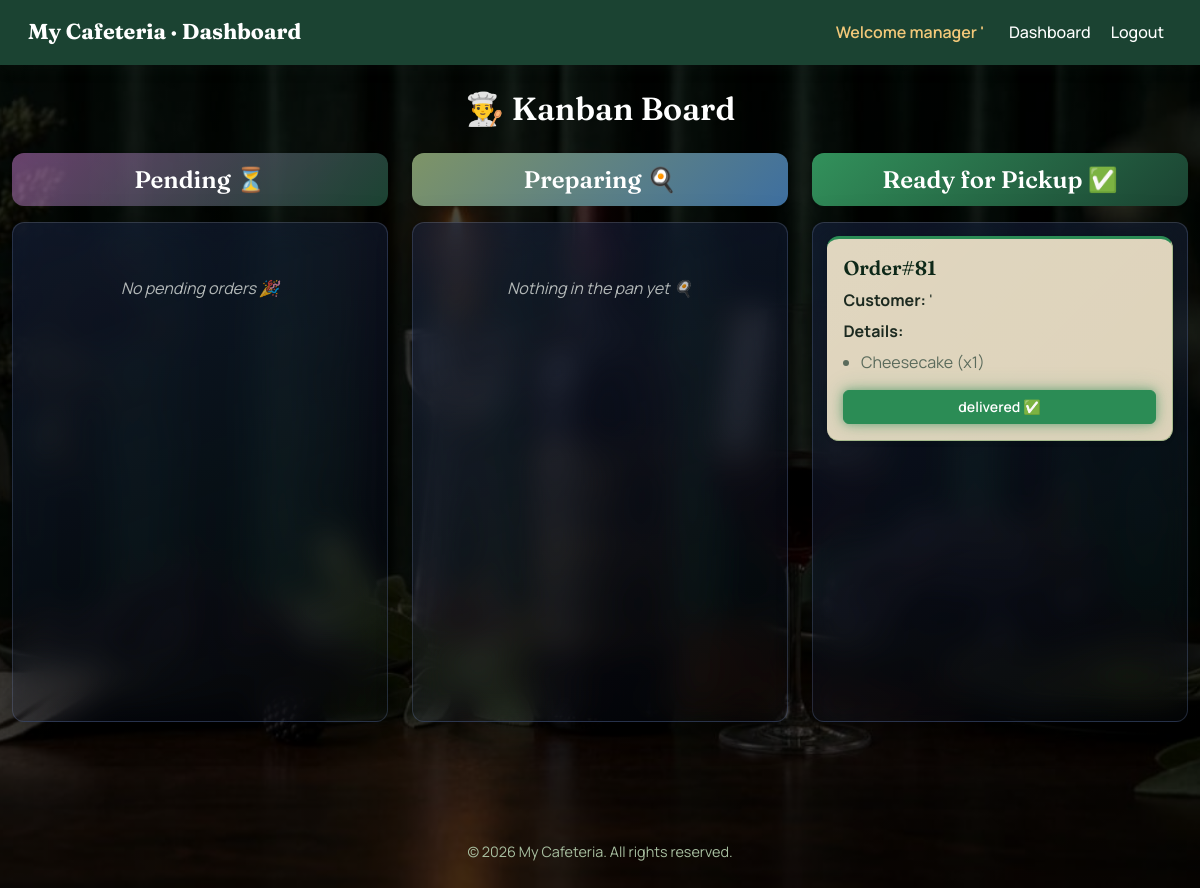
The page /kitchen (signed in) on the database its author committed.
### tables this page shows
CREATE TABLE orders (
    id INTEGER PRIMARY KEY AUTOINCREMENT,
    user_id INTEGER NOT NULL,
    total_price REAL NOT NULL CHECK(total_price >= 0),
    status TEXT NOT NULL CHECK(status IN ('pending', 'preparing', 'completed', 'delivered')),
    created_at DATETIME DEFAULT CURRENT_TIMESTAMP,
    reviewed BOOLEAN DEFAULT FALSE CHECK(reviewed IN (TRUE, FALSE)),
    FOREIGN KEY (user_id) REFERENCES users(id)
);

CREATE TABLE users (
    id INTEGER PRIMARY KEY AUTOINCREMENT,
    user_name TEXT NOT NULL UNIQUE,
    password_hash TEXT NOT NULL,
    role TEXT NOT NULL DEFAULT 'user' CHECK(role IN ('admin', 'user')),
    points INTEGER DEFAULT 0,
    created_at DATETIME DEFAULT CURRENT_TIMESTAMP
);

CREATE TABLE order_items (
    id INTEGER PRIMARY KEY AUTOINCREMENT,
    order_id INTEGER NOT NULL,
    menu_item_id INTEGER NOT NULL,
    quantity INTEGER NOT NULL CHECK(quantity > 0),
    price REAL NOT NULL CHECK(price >= 0),
    created_at DATETIME DEFAULT CURRENT_TIMESTAMP,
    FOREIGN KEY (order_id) REFERENCES orders(id),
    FOREIGN KEY (menu_item_id) REFERENCES menu_items(id)
);

CREATE TABLE menu_items (
    id INTEGER PRIMARY KEY AUTOINCREMENT,
    name TEXT NOT NULL unique,
    description TEXT,
    price REAL NOT NULL CHECK(price >= 0),
    category TEXT NOT NULL CHECK(category IN ('main', 'drinks', 'dessert')),
    created_at DATETIME DEFAULT CURRENT_TIMESTAMP,
    is_available BOOLEAN DEFAULT TRUE CHECK(is_available IN (TRUE, FALSE))
);

### app.py (the view)
@app.route('/kitchen')
@login_required
@admin_required
def kitchen():
    pending_orders = db.execute("SELECT orders.id, orders.status, users.user_name FROM orders JOIN users ON orders.user_id = users.id WHERE orders.status = 'pending' ORDER BY orders.created_at DESC")
    for order in pending_orders:
        order_items = db.execute("SELECT menu_items.name, order_items.price, order_items.quantity FROM order_items JOIN menu_items ON order_items.menu_item_id = menu_items.id WHERE order_items.order_id = ?", order['id'])
        order['items'] = order_items
    preparing_orders = db.execute("SELECT orders.id, orders.status, users.user_name FROM orders JOIN users ON orders.user_id = users.id WHERE orders.status = 'preparing' ORDER BY orders.created_at DESC")
    for order in preparing_orders:
        order_items = db.execute("SELECT menu_items.name, order_items.price, order_items.quantity FROM order_items JOIN menu_items ON order_items.menu_item_id = menu_items.id WHERE order_items.order_id = ?", order['id'])
        order['items'] = order_items
    completed_orders = db.execute("SELECT orders.id, orders.status, users.user_name FROM orders JOIN users ON orders.user_id = users.id WHERE orders.status = 'completed' ORDER BY orders.created_at DESC")
    for order in completed_orders:
        order_items = db.execute("SELECT menu_items.name, order_items.price, order_items.quantity FROM order_items JOIN menu_items ON order_items.menu_item_id = menu_items.id WHERE order_items.order_id = ?", order['id'])
        order['items'] = order_items
    return render_template("kitchen.html", pending_orders=pending_orders, preparing_orders=preparing_orders, completed_orders=completed_orders)

### app.py (called while the page is built)
@app.context_processor
def inject_flash_helpers():
    def flash_class(category):
        mapping = {
            "success": "success",
            "warning": "warning",
            "info": "info",
            "danger": "danger",
            "error": "danger",
        }
        return mapping.get(category or "", "info")
    def format_price(value):
        formatted = f"{float(value):.2f}"
        return formatted.rstrip("0").rstrip(".")
    return {"flash_class": flash_class, "format_price": format_price}

def login_required(func):
    @wraps(func)
    def decorator(*args, **kwargs):
        if session.get("user_id") is None:
            flash('you need to login first!', 'warning')
            return redirect("/login")
        return func(*args, **kwargs)
    return decorator

def admin_required(func):
    @wraps(func)
    def decorator_func(*args, **kwargs):
        if session.get("role") != "admin":
            flash('NOT ALLOWED', 'danger')
            return redirect("/")
        return func(*args, **kwargs)
    return decorator_func

### templates/kitchen.html (shortened to what this page needs)
{% extends "dashboard.html" %}
{% block content %}
<div class="container-fluid kitchen-page">
    <h2 class="mb-4 text-center">👨‍🍳 Kanban Board</h2>
    <div class="row g-4">
        <div class="col-md-4">
            <h4 class="kanban-column-header status-pending">Pending ⏳</h4>
            <div id="col-pending" class="kanban-column">
                {% for order in pending_orders %}
                <div class="card mb-3 shadow-sm order-card status-pending" id="order-{{ order.id }}">
                    <div class="card-body">
                        <h5 class="card-title">#Order{{ order.id }}</h5>
                        <p class="card-text"><strong>Customer:</strong> {{ order.user_name }}</p>
                        <p class="card-text"><strong>Details:</strong></p>
                        <ul>
                            {% for item in order['items'] %}
                                <li>{{ item['name'] }} (x{{ item['quantity'] }})</li>
                            {% endfor %}
                        </ul>
                        <button class="btn btn-primary btn-sm w-100 status-btn" data-order-id="{{ order.id }}" data-new-status="preparing">
                            Prepare 🍳
                        </button>
                    </div>
                </div>
                {% else %}
                <p class="kanban-empty">No pending orders 🎉</p>
                {% endfor %}
            </div>
        </div>
        <div class="col-md-4">
            <h4 class="kanban-column-header status-preparing">Preparing 🍳</h4>
            <div id="col-preparing" class="kanban-column">
                {% for order in preparing_orders %}
                <div class="card mb-3 shadow-sm order-card status-preparing" id="order-{{ order.id }}">
                    <div class="card-body">
                        <h5 class="card-title">Order#{{ order.id }}</h5>
                        <p class="card-text"><strong>Customer:</strong> {{ order.user_name }}</p>
                        <p class="card-text"><strong>Details:</strong> </p>
                        <ul>
                            {% for item in order['items'] %}
                                <li>{{ item['name'] }} (x{{ item['quantity'] }})</li>
                            {% endfor %}
                        </ul>
                        <button class="btn btn-success btn-sm w-100 status-btn" data-order-id="{{ order.id }}" data-new-status="completed">
                           Order is ready ✅
                        </button>
                    </div>
                </div>
                {% else %}
                <p class="kanban-empty">Nothing in the pan yet 🍳</p>
                {% endfor %}
            </div>
        </div>
        <div class="col-md-4">
            <h4 class="kanban-column-header status-ready">Ready for Pickup ✅</h4>
            <div id="col-ready" class="kanban-column">
                {% for order in completed_orders %}
                <div class="card mb-3 shadow-sm order-card status-ready" id="order-{{ order.id }}">
                    <div class="card-body">
                        <h5 class="card-title">Order#{{ order.id }}</h5>
                        <p class="card-text"><strong>Customer:</strong> {{ order.user_name }}</p>
                        <p class="card-text"><strong>Details:</strong></p>
                        <ul>
                            {% for item in order['items'] %}
                                <li>{{ item['name'] }} (x{{ item['quantity'] }})</li>
                            {% endfor %}
                        </ul>
                        <button class="btn btn-success btn-sm w-100 status-btn" data-order-id="{{ order.id }}" data-new-status="delivered">
                            delivered ✅
                        </button>
                    </div>
                </div>
                {% else %}
                <p class="kanban-empty">Nothing ready yet ✅</p>
                {% endfor %}
            </div>
        </div>
    </div>
</div>
{% endblock %}

### rows shown on the page
orders: id "81", user_name "'"
order_items: name "Cheesecake", quantity "1"

### other values the page prints
{{ session['user_name'] }} "'"
